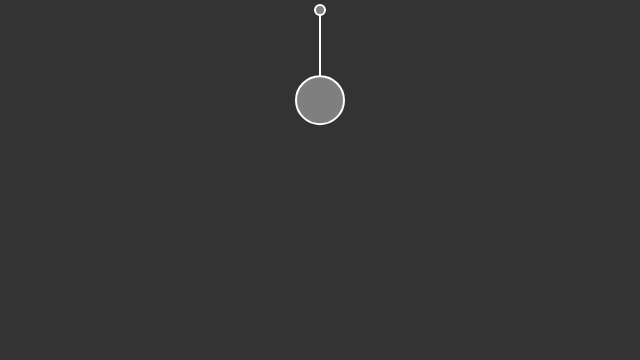
Frame 1 (no input)
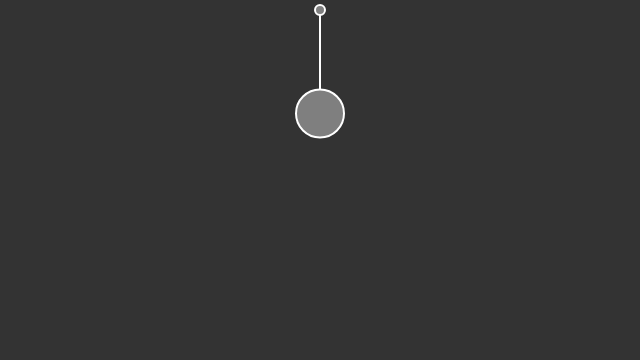
Frame 60 (no input)
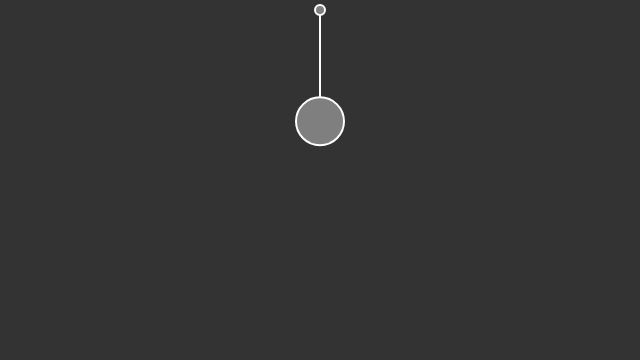
Frame 120 (the mouse pressed at the canvas centre since frame 60)

The p5.js sketch that drew these frames (run headless with seeded random() and noise() and a simulated clock; from frame 60 on, the mouse is pressed at the canvas centre):

// p5.js sketch
// ── sketch.js
// The Nature of Code
// Daniel Shiffman
// http://natureofcode.com

// Mover object
let bob;

// Spring object
let spring;

function setup() {
  createCanvas(640, 360);
  setFrameRate(60);
  // Create objects at starting position
  // Note third argument in Spring constructor is "rest length"
  spring = new Spring(width / 2, 10, 100);
  bob = new Bob(width / 2, 100);
}


function draw() {

  background(51);

  // Apply a gravity force to the bob
  let gravity = createVector(0, 2);
  bob.applyForce(gravity);

  // Connect the bob to the spring (this calculates the force)
  spring.connect(bob);
  // Constrain spring distance between min and max
  spring.constrainLength(bob, 30, 200);

  // Update bob
  bob.update();

  // Draw everything
  spring.displayLine(bob); // Draw a line between spring and bob
  bob.display();
  spring.display();


}

function mousePressed() {
  bob.handleClick(mouseX, mouseY);
}

function mouseDragged() {
  bob.handleDrag(mouseX, mouseY);
}

function mouseReleased() {
  bob.stopDragging();
}
// ── bob.js
// Bob object, just like our regular Mover (location, velocity, acceleration, mass)

class Bob {

  constructor(x, y) {
    this.position = createVector(x, y);
    this.velocity = createVector();
    this.acceleration = createVector();
    this.mass = 24;
    // Arbitrary damping to simulate friction / drag
    this.damping = 0.98;
    // For user interaction
    this.dragOffset = createVector();
    this.dragging = false;
  }

  // Standard Euler integration
  update() {
    this.velocity.add(this.acceleration);
    this.velocity.mult(this.damping);
    this.position.add(this.velocity);
    this.acceleration.mult(0);
  }

  // Newton's law: F = M * A
  applyForce(force) {
    let f = force.copy();
    f.div(this.mass);
    this.acceleration.add(f);
  }

  // Draw the bob
  display() {
    stroke(255);
    strokeWeight(2);
    fill(127);
    if (this.dragging) {
      fill(200);
    }
    ellipse(this.position.x, this.position.y, this.mass * 2, this.mass * 2);
  }

  handleClick(mx, my) {
    let d = dist(mx, my, this.position.x, this.position.y);
    if (d < this.mass) {
      this.dragging = true;
      this.dragOffset.x = this.position.x - mx;
      this.dragOffset.y = this.position.y - my;
    }
  }

  stopDragging() {
    this.dragging = false;
  }

  handleDrag(mx, my) {
    if (this.dragging) {
      this.position.x = mx + this.dragOffset.x;
      this.position.y = my + this.dragOffset.y;
    }
  }
}
// ── spring.js
// Nature of Code
// Daniel Shiffman
// Chapter 3: Oscillation

// Object to describe an anchor point that can connect to "Bob" objects via a spring
// Thank you: http://www.myphysicslab.com/spring2d.html

class Spring {

  constructor(x, y, length) {
    this.anchor = createVector(x, y);
    this.restLength = length;
    this.k = 0.2;
  }
  // Calculate and apply spring force
  connect(bob) {
    // Vector pointing from anchor to bob location
    let force = p5.Vector.sub(bob.position, this.anchor);
    // What is distance
    let d = force.mag();
    // Stretch is difference between current distance and rest length
    let stretch = d - this.restLength;

    // Calculate force according to Hooke's Law
    // F = k * stretch
    force.normalize();
    force.mult(-1 * this.k * stretch);
    bob.applyForce(force);
  }

  // Constrain the distance between bob and anchor between min and max
  constrainLength(b, minLength, maxLength) {
    let dir = p5.Vector.sub(b.position, this.anchor);
    let d = dir.mag();
    // Is it too short?
    if (d < minLength) {
      dir.normalize();
      dir.mult(minLength);
      // Reset location and stop from moving (not realistic physics)
      b.position = p5.Vector.add(this.anchor, dir);
      b.velocity.mult(0);
      // Is it too long?
    } else if (d > maxLength) {
      dir.normalize();
      dir.mult(maxLength);
      // Reset location and stop from moving (not realistic physics)
      b.position = p5.Vector.add(this.anchor, dir);
      b.velocity.mult(0);
    }
  }

  // Constrain the distance between bob and anchor between min and max
  constrainLength(bob, minlen, maxlen) {
    let dir = p5.Vector.sub(bob.position, this.anchor);
    let d = dir.mag();
    // Is it too short?
    if (d < minlen) {
      dir.normalize();
      dir.mult(minlen);
      // Reset position and stop from moving (not realistic physics)
      bob.position = p5.Vector.add(anchor, dir);
      bob.velocity.mult(0);
      // Is it too long?
    } else if (d > maxlen) {
      dir.normalize();
      dir.mult(maxlen);
      // Reset position and stop from moving (not realistic physics)
      bob.position = p5.Vector.add(this.anchor, dir);
      bob.velocity.mult(0);
    }
  }

  display() {
    stroke(255);
    fill(127);
    strokeWeight(2);
    ellipse(this.anchor.x, this.anchor.y, 10);
  }

  displayLine(b) {
    strokeWeight(2);
    stroke(255);
    line(b.position.x, b.position.y, this.anchor.x, this.anchor.y);
  }
}
